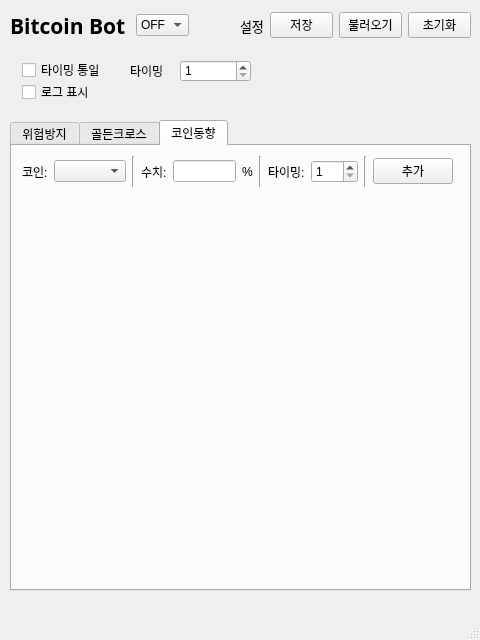
<?xml version="1.0" encoding="UTF-8"?>
<ui version="4.0">
 <class>MainWindow</class>
 <widget class="QMainWindow" name="MainWindow">
  <property name="geometry">
   <rect>
    <x>0</x>
    <y>0</y>
    <width>480</width>
    <height>640</height>
   </rect>
  </property>
  <property name="windowTitle">
   <string>MainWindow</string>
  </property>
  <widget class="QWidget" name="centralwidget">
   <widget class="QWidget" name="formLayoutWidget">
    <property name="geometry">
     <rect>
      <x>10</x>
      <y>50</y>
      <width>113</width>
      <height>62</height>
     </rect>
    </property>
    <layout class="QFormLayout" name="formLayout">
     <property name="horizontalSpacing">
      <number>6</number>
     </property>
     <property name="verticalSpacing">
      <number>6</number>
     </property>
     <property name="leftMargin">
      <number>6</number>
     </property>
     <property name="topMargin">
      <number>12</number>
     </property>
     <property name="rightMargin">
      <number>6</number>
     </property>
     <property name="bottomMargin">
      <number>12</number>
     </property>
     <item row="0" column="1">
      <widget class="QCheckBox" name="cb_timing_all">
       <property name="text">
        <string>타이밍 통일</string>
       </property>
      </widget>
     </item>
     <item row="1" column="1">
      <widget class="QCheckBox" name="cb_log">
       <property name="text">
        <string>로그 표시</string>
       </property>
      </widget>
     </item>
    </layout>
   </widget>
   <widget class="QWidget" name="horizontalLayoutWidget">
    <property name="geometry">
     <rect>
      <x>240</x>
      <y>10</y>
      <width>231</width>
      <height>31</height>
     </rect>
    </property>
    <layout class="QHBoxLayout" name="horizontalLayout">
     <item>
      <widget class="QLabel" name="label">
       <property name="font">
        <font>
         <pointsize>10</pointsize>
        </font>
       </property>
       <property name="text">
        <string>설정</string>
       </property>
      </widget>
     </item>
     <item>
      <widget class="QPushButton" name="btn_save">
       <property name="text">
        <string>저장</string>
       </property>
      </widget>
     </item>
     <item>
      <widget class="QPushButton" name="btn_load">
       <property name="text">
        <string>불러오기</string>
       </property>
      </widget>
     </item>
     <item>
      <widget class="QPushButton" name="btn_reset">
       <property name="text">
        <string>초기화</string>
       </property>
      </widget>
     </item>
    </layout>
   </widget>
   <widget class="QWidget" name="horizontalLayoutWidget_2">
    <property name="geometry">
     <rect>
      <x>10</x>
      <y>10</y>
      <width>221</width>
      <height>31</height>
     </rect>
    </property>
    <layout class="QHBoxLayout" name="horizontalLayout_3">
     <property name="spacing">
      <number>10</number>
     </property>
     <item>
      <widget class="QLabel" name="lb_title">
       <property name="font">
        <font>
         <family>나눔스퀘어_ac ExtraBold</family>
         <pointsize>16</pointsize>
         <weight>75</weight>
         <bold>true</bold>
        </font>
       </property>
       <property name="text">
        <string>Bitcoin Bot</string>
       </property>
       <property name="textFormat">
        <enum>Qt::AutoText</enum>
       </property>
       <property name="buddy">
        <cstring>cb_run</cstring>
       </property>
      </widget>
     </item>
     <item>
      <widget class="QComboBox" name="cb_run">
       <item>
        <property name="text">
         <string>OFF</string>
        </property>
       </item>
       <item>
        <property name="text">
         <string>ON</string>
        </property>
       </item>
      </widget>
     </item>
     <item>
      <spacer name="horizontalSpacer_2">
       <property name="orientation">
        <enum>Qt::Horizontal</enum>
       </property>
       <property name="sizeHint" stdset="0">
        <size>
         <width>40</width>
         <height>20</height>
        </size>
       </property>
      </spacer>
     </item>
    </layout>
   </widget>
   <widget class="QTabWidget" name="tabWidget">
    <property name="geometry">
     <rect>
      <x>10</x>
      <y>120</y>
      <width>461</width>
      <height>471</height>
     </rect>
    </property>
    <property name="currentIndex">
     <number>2</number>
    </property>
    <widget class="QWidget" name="tab">
     <attribute name="title">
      <string>위험방지</string>
     </attribute>
     <widget class="QPushButton" name="btn_tab1_add">
      <property name="geometry">
       <rect>
        <x>10</x>
        <y>10</y>
        <width>41</width>
        <height>23</height>
       </rect>
      </property>
      <property name="text">
       <string>추가</string>
      </property>
     </widget>
    </widget>
    <widget class="QWidget" name="tab_2">
     <attribute name="title">
      <string>골든크로스</string>
     </attribute>
     <widget class="QPushButton" name="btn_tab2_add">
      <property name="geometry">
       <rect>
        <x>10</x>
        <y>10</y>
        <width>41</width>
        <height>23</height>
       </rect>
      </property>
      <property name="text">
       <string>추가</string>
      </property>
     </widget>
    </widget>
    <widget class="QWidget" name="tab_3">
     <attribute name="title">
      <string>코인동향</string>
     </attribute>
     <widget class="QWidget" name="horizontalLayoutWidget_3">
      <property name="geometry">
       <rect>
        <x>10</x>
        <y>10</y>
        <width>431</width>
        <height>31</height>
       </rect>
      </property>
      <layout class="QHBoxLayout" name="horizontalLayout_4">
       <item>
        <widget class="QLabel" name="label_3">
         <property name="text">
          <string>코인:</string>
         </property>
        </widget>
       </item>
       <item>
        <widget class="QComboBox" name="comboBox"/>
       </item>
       <item>
        <widget class="Line" name="line">
         <property name="orientation">
          <enum>Qt::Vertical</enum>
         </property>
        </widget>
       </item>
       <item>
        <widget class="QLabel" name="label_4">
         <property name="text">
          <string>수치:</string>
         </property>
        </widget>
       </item>
       <item>
        <widget class="QLineEdit" name="lineEdit"/>
       </item>
       <item>
        <widget class="QLabel" name="label_2">
         <property name="text">
          <string>%</string>
         </property>
        </widget>
       </item>
       <item>
        <widget class="Line" name="line_2">
         <property name="orientation">
          <enum>Qt::Vertical</enum>
         </property>
        </widget>
       </item>
       <item>
        <widget class="QLabel" name="label_5">
         <property name="text">
          <string>타이밍:</string>
         </property>
        </widget>
       </item>
       <item>
        <widget class="QSpinBox" name="spinBox">
         <property name="minimum">
          <number>1</number>
         </property>
         <property name="maximum">
          <number>168</number>
         </property>
        </widget>
       </item>
       <item>
        <widget class="Line" name="line_3">
         <property name="orientation">
          <enum>Qt::Vertical</enum>
         </property>
        </widget>
       </item>
       <item>
        <widget class="QPushButton" name="btn_tab3_add">
         <property name="text">
          <string>추가</string>
         </property>
        </widget>
       </item>
      </layout>
     </widget>
    </widget>
   </widget>
   <widget class="QLabel" name="Label">
    <property name="geometry">
     <rect>
      <x>130</x>
      <y>60</y>
      <width>36</width>
      <height>21</height>
     </rect>
    </property>
    <property name="text">
     <string>타이밍</string>
    </property>
    <property name="buddy">
     <cstring>sp_timing_all</cstring>
    </property>
   </widget>
   <widget class="QSpinBox" name="sp_timing_all">
    <property name="geometry">
     <rect>
      <x>180</x>
      <y>60</y>
      <width>71</width>
      <height>22</height>
     </rect>
    </property>
    <property name="minimum">
     <number>1</number>
    </property>
    <property name="maximum">
     <number>168</number>
    </property>
   </widget>
  </widget>
  <widget class="QMenuBar" name="menubar">
   <property name="geometry">
    <rect>
     <x>0</x>
     <y>0</y>
     <width>480</width>
     <height>21</height>
    </rect>
   </property>
  </widget>
  <widget class="QStatusBar" name="statusbar"/>
 </widget>
 <tabstops>
  <tabstop>cb_run</tabstop>
  <tabstop>btn_save</tabstop>
  <tabstop>btn_load</tabstop>
  <tabstop>btn_reset</tabstop>
  <tabstop>cb_timing_all</tabstop>
  <tabstop>sp_timing_all</tabstop>
  <tabstop>cb_log</tabstop>
  <tabstop>tabWidget</tabstop>
  <tabstop>btn_tab1_add</tabstop>
  <tabstop>btn_tab2_add</tabstop>
  <tabstop>btn_tab3_add</tabstop>
 </tabstops>
 <resources/>
 <connections/>
</ui>
